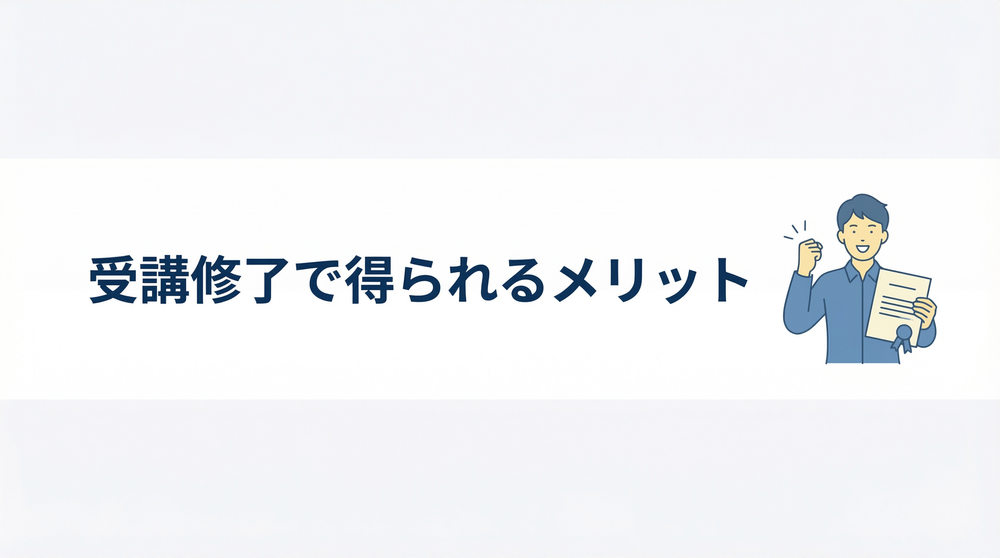
#> input picture benefits-banner-illust-raw.png, 1000 x 558 px, shrunk from 2752 x 1536 before the run, found by its file name
$ python crop_banners_illust.py
#> lines starting #> are read from the running program, lines starting #| are printed output that depends on the picture
from PIL import Image
import os

def crop_center(image_path, output_path, crop_height_ratio=0.30):
#> called with crop_height_ratio = 0.3
    try:
        img = Image.open(image_path)
#> img is the input picture: PIL image 1000x558 RGB; mean R, G, B 240.2, 242, 245.1
        width, height = img.size
#> width = 1000; height = 558

        # Calculate new height
        new_height = int(height * crop_height_ratio)
#> new_height = 167

        # Calculate coordinates
        left = 0
        top = (height - new_height) // 2
#> top = 195
        right = width
#> right = 1000
        bottom = (height + new_height) // 2
#> bottom = 362

        # Crop
        img_cropped = img.crop((left, top, right, bottom))
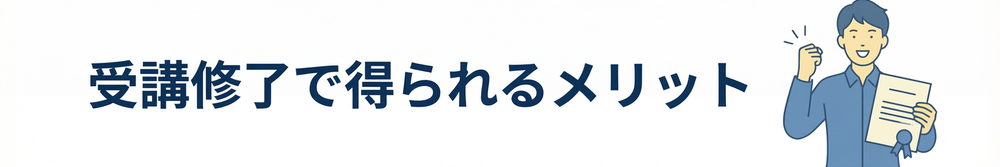
#> img_cropped: PIL image 1000x167 RGB; mean R, G, B 227.8, 232, 235.3

        # Save
        img_cropped.save(output_path)
        print(f"Successfully cropped {image_path} to {output_path}")
    except Exception as e:
        print(f"Error processing {image_path}: {e}")

# Process all banners with illustrations
crop_center("/home/ubuntu/sozou-lp/client/public/benefits-banner-illust-raw.png", "/home/ubuntu/sozou-lp/client/public/benefits-banner-illust.png")
crop_center("/home/ubuntu/sozou-lp/client/public/features-banner-illust-raw.png", "/home/ubuntu/sozou-lp/client/public/features-banner-illust.png")
#> call 2 of crop_center, with crop_height_ratio = 0.3
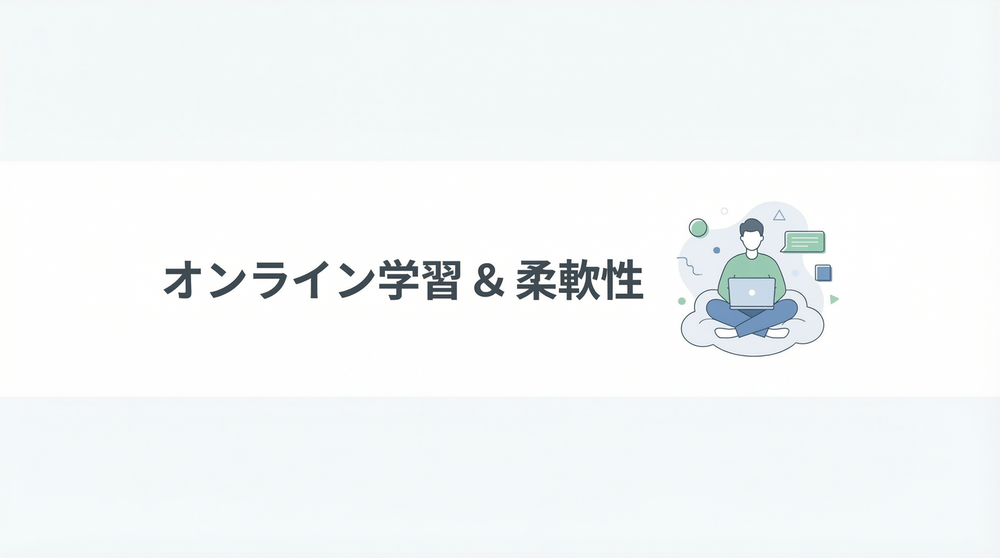
#> input picture features-banner-illust-raw.png, 1000 x 558 px, shrunk from 2752 x 1536 before the run, found by its file name
#> in crop_center, img is the input picture: PIL image 1000x558 RGB; mean R, G, B 243.1, 246.7, 247.2
#> in crop_center (call 2), `img_cropped = img.crop((left, top, right, bottom))`:
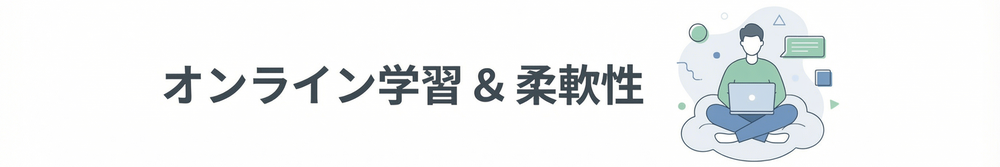
#> img_cropped: PIL image 1000x167 RGB; mean R, G, B 239.3, 241.5, 242.2
crop_center("/home/ubuntu/sozou-lp/client/public/target-banner-illust-raw.png", "/home/ubuntu/sozou-lp/client/public/target-banner-illust.png")
#> call 3 of crop_center, with crop_height_ratio = 0.3
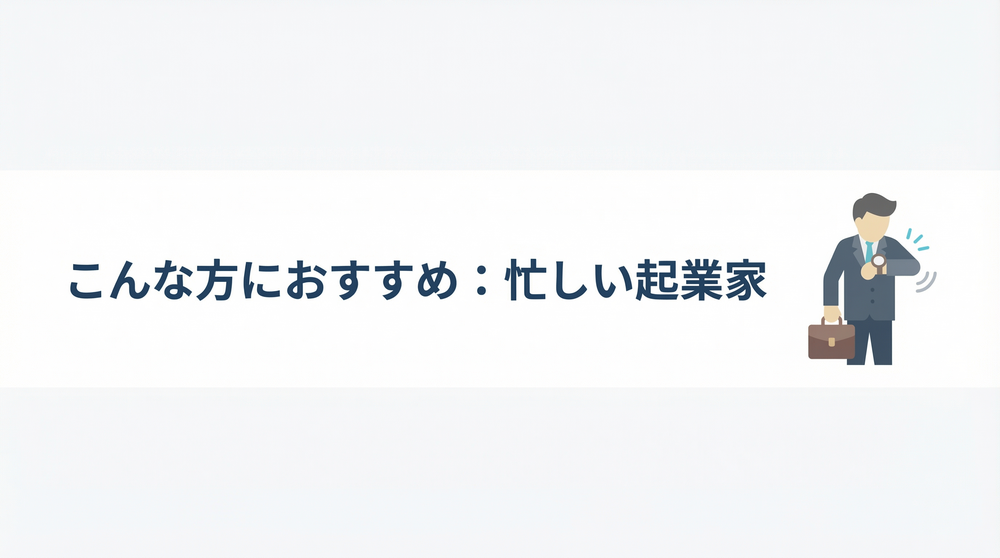
#> input picture target-banner-illust-raw.png, 1000 x 558 px, shrunk from 2752 x 1536 before the run, found by its file name
#> in crop_center, img is the input picture: PIL image 1000x558 RGB; mean R, G, B 241.8, 243.3, 245
#> in crop_center (call 3), `img_cropped = img.crop((left, top, right, bottom))`:
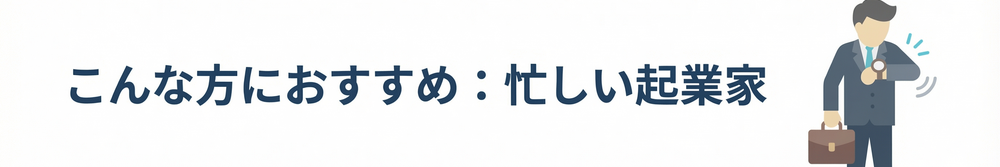
#> img_cropped: PIL image 1000x167 RGB; mean R, G, B 231.7, 233.9, 235.7
crop_center("/home/ubuntu/sozou-lp/client/public/support-banner-illust-raw.png", "/home/ubuntu/sozou-lp/client/public/support-banner-illust.png")
crop_center("/home/ubuntu/sozou-lp/client/public/about-banner-illust-raw.png", "/home/ubuntu/sozou-lp/client/public/about-banner-illust.png")
